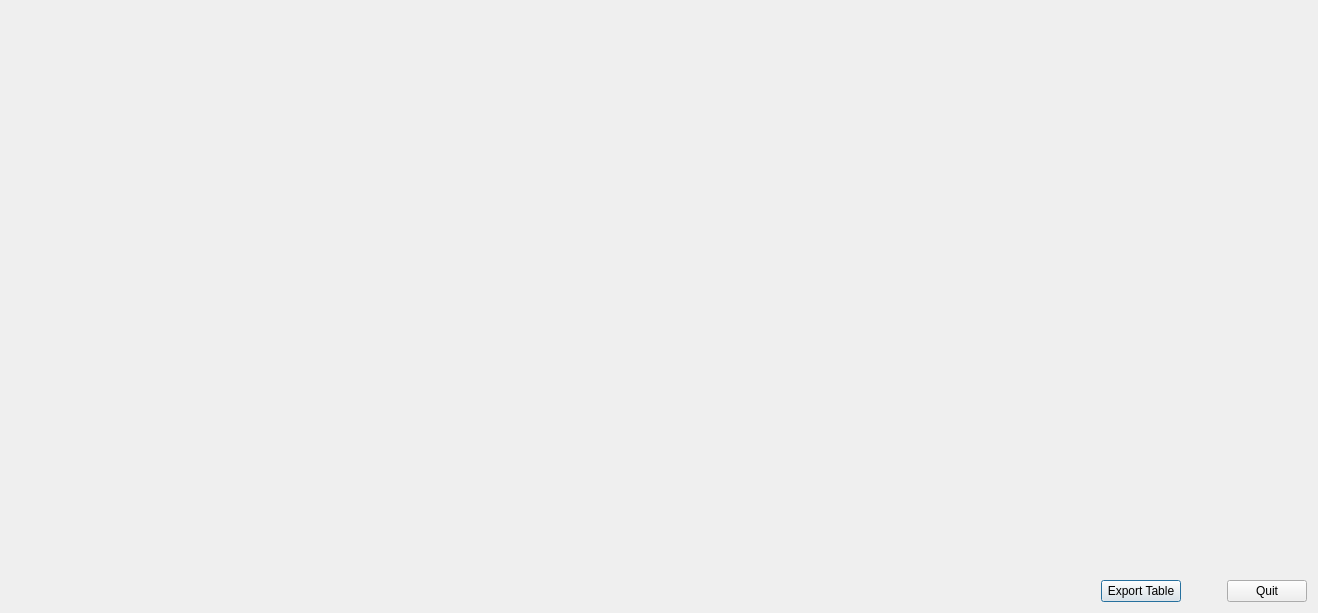
<?xml version="1.0" encoding="UTF-8"?>
<ui version="4.0">
 <class>Dialog</class>
 <widget class="QDialog" name="Dialog">
  <property name="geometry">
   <rect>
    <x>0</x>
    <y>0</y>
    <width>1318</width>
    <height>613</height>
   </rect>
  </property>
  <property name="windowTitle">
   <string>Dialog</string>
  </property>
  <layout class="QVBoxLayout" name="verticalLayout">
   <item>
    <widget class="QFrame" name="frame_tableWidget_spreadsheet"/>
   </item>
   <item>
    <layout class="QHBoxLayout" name="horizontalLayout">
     <item>
      <spacer name="horizontalSpacer">
       <property name="orientation">
        <enum>Qt::Horizontal</enum>
       </property>
       <property name="sizeHint" stdset="0">
        <size>
         <width>40</width>
         <height>20</height>
        </size>
       </property>
      </spacer>
     </item>
     <item>
      <widget class="QPushButton" name="pushButton_exportTable">
       <property name="text">
        <string>Export Table</string>
       </property>
      </widget>
     </item>
     <item>
      <spacer name="horizontalSpacer_2">
       <property name="orientation">
        <enum>Qt::Horizontal</enum>
       </property>
       <property name="sizeType">
        <enum>QSizePolicy::Preferred</enum>
       </property>
       <property name="sizeHint" stdset="0">
        <size>
         <width>40</width>
         <height>20</height>
        </size>
       </property>
      </spacer>
     </item>
     <item>
      <widget class="QPushButton" name="pushButton_quit">
       <property name="text">
        <string>Quit</string>
       </property>
      </widget>
     </item>
    </layout>
   </item>
  </layout>
 </widget>
 <customwidgets>
  <customwidget>
   <class>PeaksIntegrationSpreadSheet</class>
   <extends>QTableWidget</extends>
   <header>HFIR_4Circle_Reduction/hfctables.h</header>
  </customwidget>
 </customwidgets>
 <resources/>
 <connections/>
</ui>
